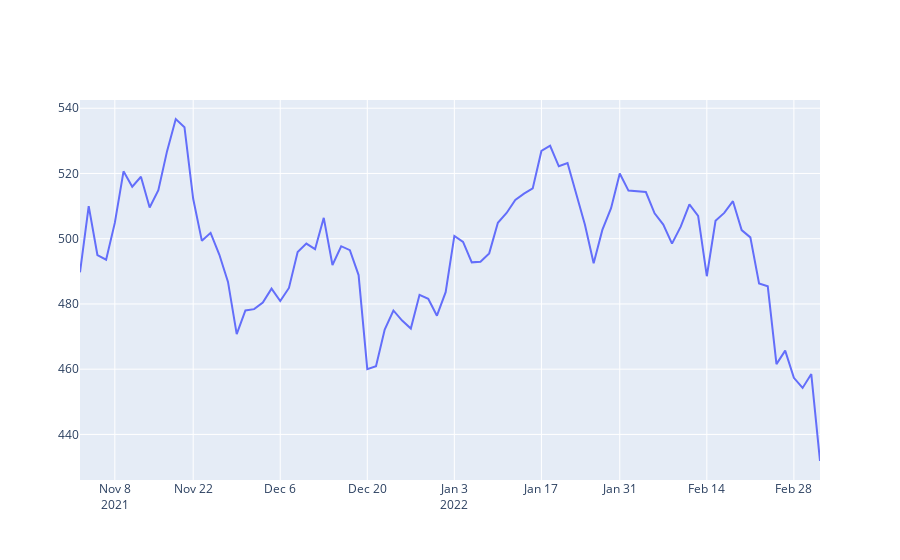

Source (notebook cell):
### Code cell
fig = go.Figure([go.Scatter(x= day_map.index, y = day_map['High'])])
fig.update_layout(hovermode = 'x unified')
fig.update_xaxes(rangebreaks = [dict(values = dt_breaks)])
fig.show()
